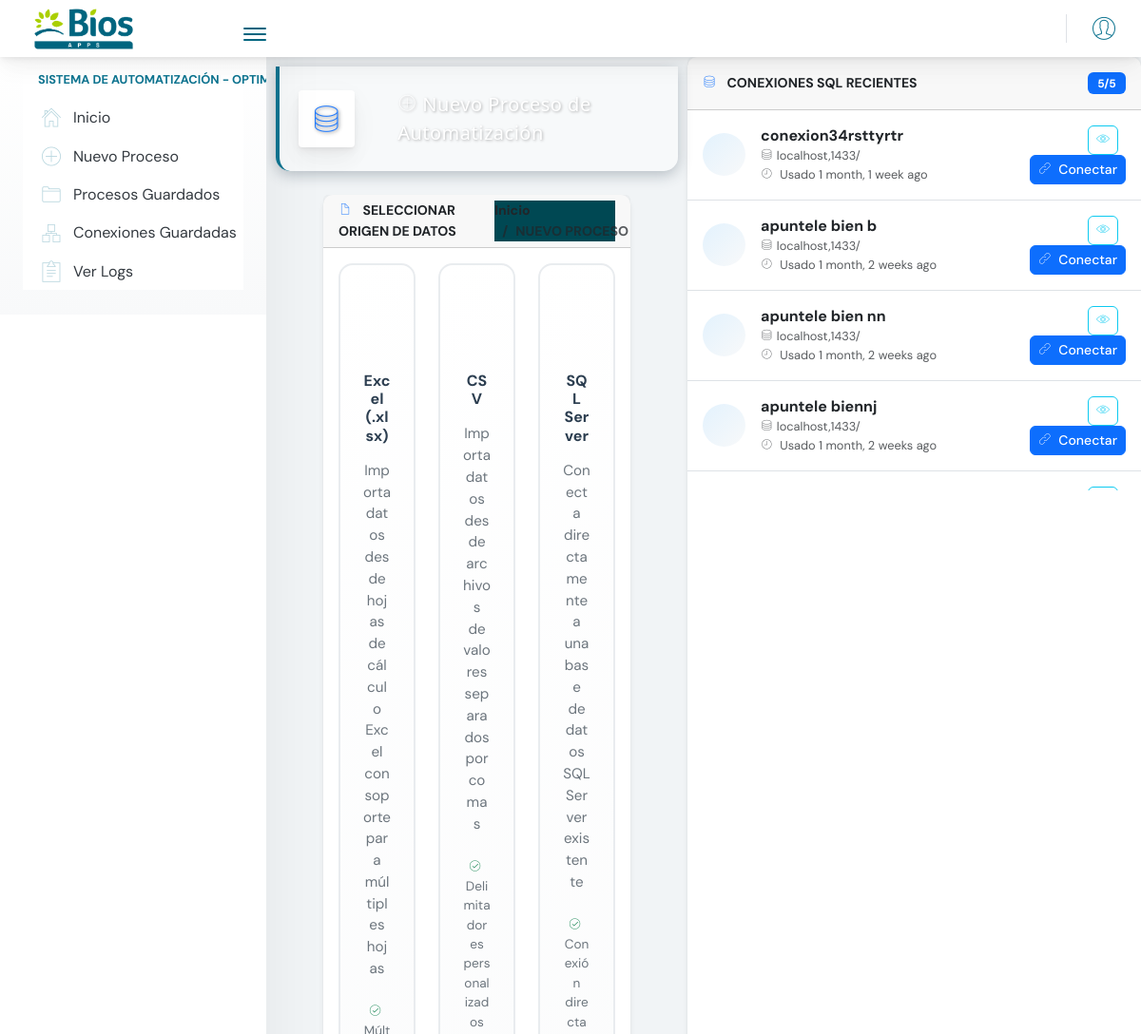
/automatizacion/process/new/ (upper part), run on an earlier commit of the app's database.
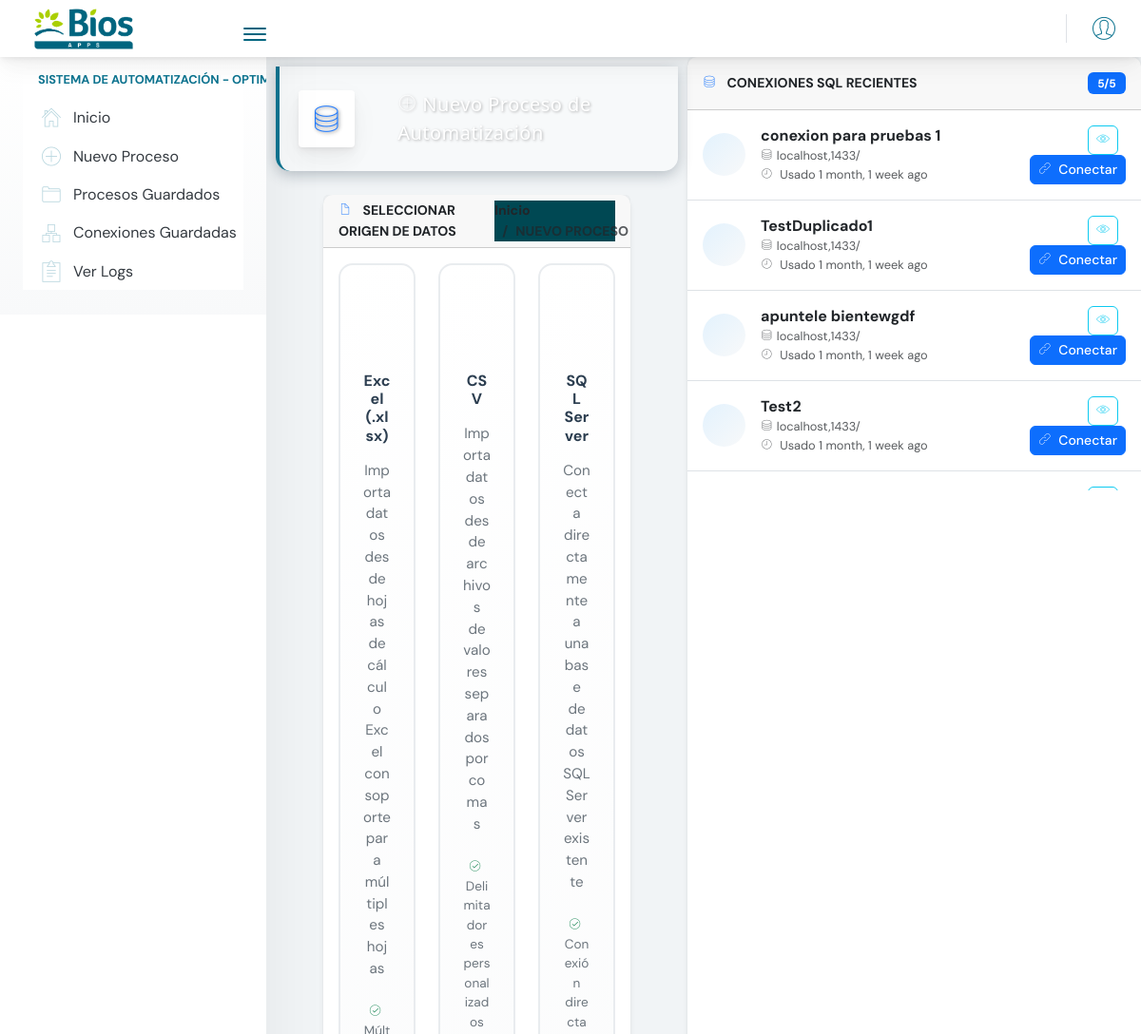
And on a later commit of the database.
### automatizacion/models.py (models this page shows, shortened)
class DatabaseConnection(models.Model):
    name = models.CharField(max_length=100, unique=True)
    server = models.CharField(max_length=255)
    username = models.CharField(max_length=100)
    password = models.CharField(max_length=255)
    port = models.IntegerField(default=1433)
    created_at = models.DateTimeField(auto_now_add=True)
    last_used = models.DateTimeField(null=True, blank=True)
    selected_database = models.CharField(max_length=100, blank=True, null=True)
    available_databases = models.JSONField(null=True, blank=True)

### automatizacion/views.py (the view)
# urls.py: path('process/new/', views.new_process, name='new_process'),
def new_process(request):
    context = {
        'source_types': [
            {'id': 'excel', 'name': 'Excel (.xlsx)'},
            {'id': 'csv', 'name': 'CSV'},
            {'id': 'sql', 'name': 'SQL Server'}
        ],
        'connections': DatabaseConnection.objects.all().order_by('-last_used', '-created_at')[:5]
    }
    print(f"DEBUG: Conexiones encontradas: {context['connections'].count()}")
    for conn in context['connections']:
        print(f"DEBUG: Conexión: {conn.name}")
    return render(request, 'automatizacion/new_process.html', context)

### proyecto_automatizacion/templates/automatizacion/new_process.html (shortened to what the changed rows need)
{% extends "base.html" %}
{% block content %}
{% if connections %}
<div class="main-card mb-3 card">
    <div class="card-body p-0">
        <div class="connections-quick-list">
            {% for connection in connections %}
                <div class="connection-quick-item p-3 border-bottom {% if forloop.last %}border-0{% endif %}">
                    <div class="row align-items-center">
                        <div class="col-md-8">
                            <div class="d-flex align-items-center">
                                <div class="connection-icon me-3">
                                </div>
                                <div class="connection-info">
                                    <h6 class="connection-name mb-1 text-dark">{{ connection.name }}</h6>
                                    <div class="connection-details">
                                        <small class="text-muted d-block">
                                            <i class="pe-7s-server me-1"></i>{{ connection.server }}/{{ connection.database }}
                                        </small>
                                        <small class="text-muted">
                                            <i class="pe-7s-clock me-1"></i>
                                            {% if connection.last_used %}
                                                Usado {{ connection.last_used|timesince }} ago
                                            {% else %}
                                                <span class="text-warning">Nunca usado</span>
                                            {% endif %}
                                        </small>
                                    </div>
                                </div>
                            </div>
                        </div>
                        <div class="col-md-4 text-end">
                            <div class="connection-actions">
                                <a href="{% url 'automatizacion:view_connection' connection.id %}"
                                   class="btn btn-sm btn-outline-info me-2"
                                   title="Ver detalles">
                                    <i class="pe-7s-look"></i>
                                </a>
                                <a href="{% url 'automatizacion:list_sql_tables' connection.id %}"
                                   class="btn btn-sm btn-primary"
                                   title="Usar esta conexión">
                                    <i class="pe-7s-link me-1"></i>
                                    Conectar
                                </a>
                            </div>
                        </div>
                    </div>
                </div>
            {% endfor %}
        </div>
    </div>
</div>
{% endif %}
{% endblock %}

What changed in the data, as far as the page shows it:
no longer on this page (row edited): DatabaseConnection: name "conexion34rsttyrtr", server "localhost,1433", last_used "1 month, 1 week"
no longer on this page (row edited): DatabaseConnection: name "apuntele bien b", server "localhost,1433", last_used "1 month, 2 weeks"
no longer on this page (row unchanged): DatabaseConnection: name "apuntele bien nn", server "localhost,1433", last_used "1 month, 2 weeks"
no longer on this page (row unchanged): DatabaseConnection: name "apuntele biennj", server "localhost,1433", last_used "1 month, 2 weeks"
added DatabaseConnection: name "conexion para pruebas 1", server "localhost,1433", last_used "1 month, 1 week"
added DatabaseConnection: name "TestDuplicado1", server "localhost,1433", last_used "1 month, 1 week"
added DatabaseConnection: name "apuntele bientewgdf", server "localhost,1433", last_used "1 month, 1 week"
added DatabaseConnection: name "Test2", server "localhost,1433", last_used "1 month, 1 week"
